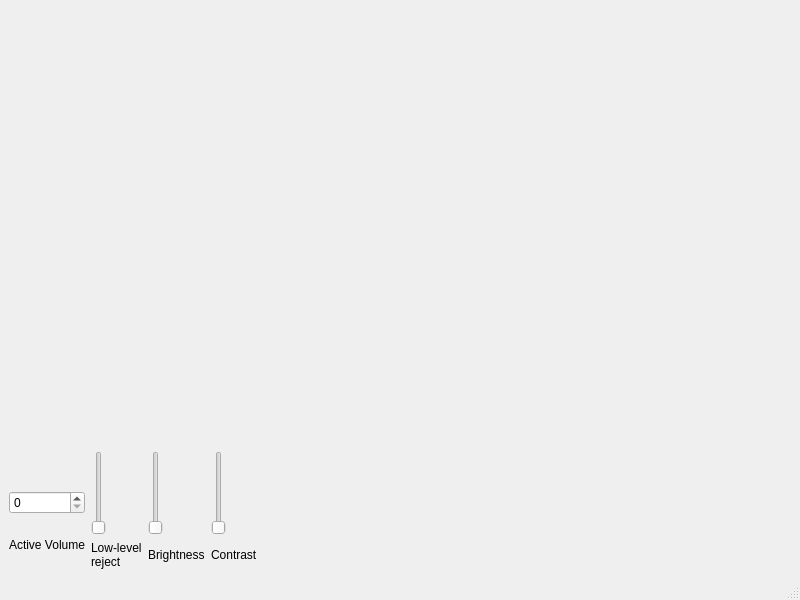
<?xml version="1.0" encoding="UTF-8"?>
<ui version="4.0">
 <class>MainWindow</class>
 <widget class="QMainWindow" name="MainWindow">
  <property name="geometry">
   <rect>
    <x>0</x>
    <y>0</y>
    <width>800</width>
    <height>600</height>
   </rect>
  </property>
  <property name="windowTitle">
   <string>MainWindow</string>
  </property>
  <widget class="QWidget" name="centralwidget">
   <layout class="QVBoxLayout" name="verticalLayout_5">
    <item>
     <widget class="glDicomTest" name="glWindow" native="true">
      <property name="sizePolicy">
       <sizepolicy hsizetype="MinimumExpanding" vsizetype="MinimumExpanding">
        <horstretch>0</horstretch>
        <verstretch>0</verstretch>
       </sizepolicy>
      </property>
     </widget>
    </item>
    <item>
     <layout class="QHBoxLayout" name="horizontalLayout">
      <item>
       <layout class="QVBoxLayout" name="verticalLayout_2">
        <item>
         <spacer name="verticalSpacer">
          <property name="orientation">
           <enum>Qt::Vertical</enum>
          </property>
          <property name="sizeType">
           <enum>QSizePolicy::Minimum</enum>
          </property>
          <property name="sizeHint" stdset="0">
           <size>
            <width>20</width>
            <height>40</height>
           </size>
          </property>
         </spacer>
        </item>
        <item>
         <widget class="QSpinBox" name="activeTexture"/>
        </item>
        <item>
         <widget class="QLabel" name="label_2">
          <property name="text">
           <string>Active Volume</string>
          </property>
         </widget>
        </item>
       </layout>
      </item>
      <item>
       <layout class="QVBoxLayout" name="verticalLayout_4">
        <item>
         <widget class="QSlider" name="sliderLLR">
          <property name="sizePolicy">
           <sizepolicy hsizetype="Fixed" vsizetype="Minimum">
            <horstretch>0</horstretch>
            <verstretch>0</verstretch>
           </sizepolicy>
          </property>
          <property name="orientation">
           <enum>Qt::Vertical</enum>
          </property>
         </widget>
        </item>
        <item>
         <widget class="QLabel" name="label_4">
          <property name="text">
           <string>Low-level
reject</string>
          </property>
         </widget>
        </item>
       </layout>
      </item>
      <item>
       <layout class="QVBoxLayout" name="verticalLayout">
        <item>
         <widget class="QSlider" name="sliderBrightness">
          <property name="sizePolicy">
           <sizepolicy hsizetype="Fixed" vsizetype="Minimum">
            <horstretch>0</horstretch>
            <verstretch>0</verstretch>
           </sizepolicy>
          </property>
          <property name="orientation">
           <enum>Qt::Vertical</enum>
          </property>
         </widget>
        </item>
        <item>
         <widget class="QLabel" name="label">
          <property name="text">
           <string>Brightness</string>
          </property>
         </widget>
        </item>
       </layout>
      </item>
      <item>
       <layout class="QVBoxLayout" name="verticalLayout_3">
        <item>
         <widget class="QSlider" name="sliderContrast">
          <property name="sizePolicy">
           <sizepolicy hsizetype="Fixed" vsizetype="Minimum">
            <horstretch>0</horstretch>
            <verstretch>0</verstretch>
           </sizepolicy>
          </property>
          <property name="orientation">
           <enum>Qt::Vertical</enum>
          </property>
         </widget>
        </item>
        <item>
         <widget class="QLabel" name="label_3">
          <property name="text">
           <string>Contrast</string>
          </property>
         </widget>
        </item>
       </layout>
      </item>
      <item>
       <spacer name="horizontalSpacer">
        <property name="orientation">
         <enum>Qt::Horizontal</enum>
        </property>
        <property name="sizeHint" stdset="0">
         <size>
          <width>40</width>
          <height>20</height>
         </size>
        </property>
       </spacer>
      </item>
     </layout>
    </item>
   </layout>
  </widget>
  <widget class="QMenuBar" name="menubar">
   <property name="geometry">
    <rect>
     <x>0</x>
     <y>0</y>
     <width>800</width>
     <height>25</height>
    </rect>
   </property>
  </widget>
  <widget class="QStatusBar" name="statusbar"/>
 </widget>
 <customwidgets>
  <customwidget>
   <class>glDicomTest</class>
   <extends>QWidget</extends>
   <header>glDicomView.h</header>
   <container>1</container>
  </customwidget>
 </customwidgets>
 <resources/>
 <connections/>
</ui>
